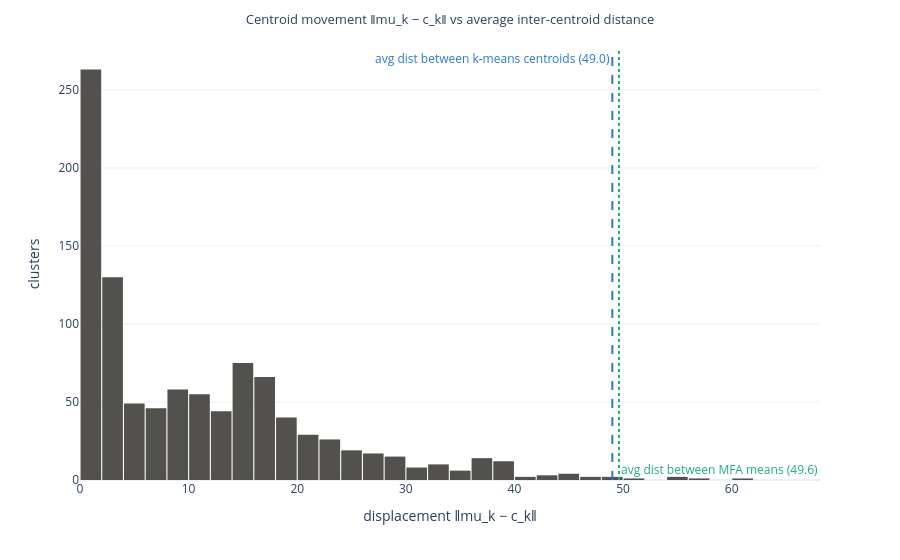
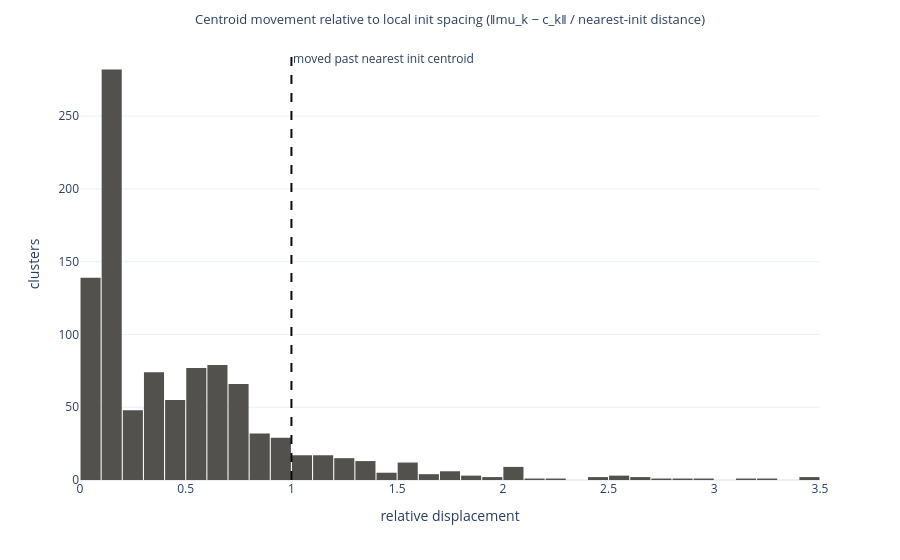
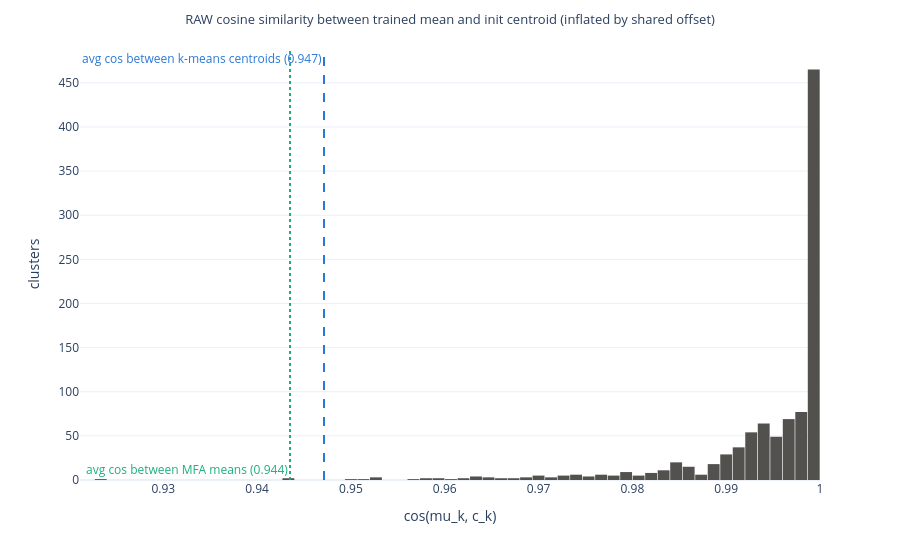
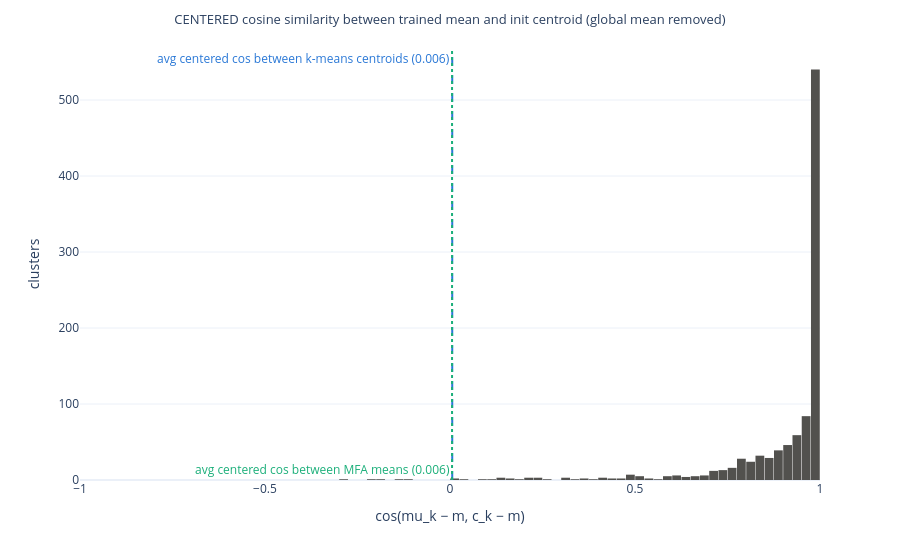

The notebook cell saved with these charts, in order:
### Markdown cell above
**Experiment.** Each MFA mean `mu_k` starts at init centroid `c_k` (verified in
Section 1.1) and is free to move during training. We measure how far each one
went:

- **Displacement** `‖mu_k − c_k‖`, shown raw against a baseline of the average
  pairwise distance *between* centroids (within the k-means set and within the
  MFA means) — movement is only "small" if it is small relative to how far
  centroids are from each other; and a scale-free version dividing by the
  distance from `c_k` to its *nearest other* init centroid — a relative
  displacement > 1 means the mean moved farther than the local inter-centroid
  spacing, i.e. well out of its original Voronoi cell.
- **Cosine similarity** between `mu_k` and `c_k`, in two versions. The **raw**
  cosine is inflated: all activations share a massive offset concentrated in a
  couple of rogue dimensions (the global centroid mean has norm ≈ the centroid
  norms themselves), so even unrelated centroids score ≈0.95. The **centered**
  cosine removes the global mean `m` of the init centroids first,
  `cos(mu_k − m, c_k − m)`, and is the informative one: its cross-centroid
  baseline sits near 0. Both plots carry their own baselines (average pairwise
  cosine between *different* centroids within each set).
- **Nearest-init retention**: is `mu_k` still closer to `c_k` than to any other
  init centroid? Together with the Hungarian check of Section 2, this separates
  "means drifted locally" from "means migrated to other regions".
- **Movement vs membership change**: do clusters whose mean moved most also
  have the lowest assignment Jaccard (Section 2.1)?
- **Neighbour overlap of the centroid clouds** (3.1): for each cluster, how much
  of its k-NN set *among the other centroids* is shared between the init cloud
  and the trained-means cloud — did training preserve the relational layout of
  the centroids, or just their identities?

### Code cell
if not HAVE_MODEL:
    display(Markdown("**Skipped:** missing MFA model files or k-means centroids."))
else:
    from scipy.spatial.distance import cdist

    from dalg.models.mfa import load_mfa

    model = load_mfa(MFA_RUN / "mfa_model.pt", map_location="cpu")
    mu = model.mu.detach().float().cpu().numpy()
    del model
    gc.collect()

    c_init = _centroid_tensor(KMEANS_CENTROIDS).numpy()
    assert mu.shape == c_init.shape, (mu.shape, c_init.shape)

    displacement = np.linalg.norm(mu - c_init, axis=1)

    offdiag = ~np.eye(K, dtype=bool)
    init_pairwise = cdist(c_init, c_init)
    mu_pairwise = cdist(mu, mu)
    avg_dist_km = float(init_pairwise[offdiag].mean())
    avg_dist_mfa = float(mu_pairwise[offdiag].mean())

    np.fill_diagonal(init_pairwise, np.inf)
    nn_init_dist = init_pairwise.min(axis=1)
    rel_displacement = displacement / nn_init_dist

    def _unit(x: np.ndarray) -> np.ndarray:
        return x / np.maximum(np.linalg.norm(x, axis=1, keepdims=True), 1e-12)

    c_unit = _unit(c_init)
    mu_unit = _unit(mu)
    cos_sim = (mu_unit * c_unit).sum(axis=1)
    avg_cos_km = float((c_unit @ c_unit.T)[offdiag].mean())
    avg_cos_mfa = float((mu_unit @ mu_unit.T)[offdiag].mean())

    # raw activations share a massive offset (dominated by a couple of rogue
    # dimensions), which pushes ALL raw cosines toward 1; center by the global
    # mean of the init centroids to expose the informative directions
    global_mean = c_init.mean(axis=0)
    c_cent_unit = _unit(c_init - global_mean)
    mu_cent_unit = _unit(mu - global_mean)
    cos_sim_centered = (mu_cent_unit * c_cent_unit).sum(axis=1)
    avg_cos_km_centered = float((c_cent_unit @ c_cent_unit.T)[offdiag].mean())
    avg_cos_mfa_centered = float((mu_cent_unit @ mu_cent_unit.T)[offdiag].mean())

    nearest_init = cdist(mu, c_init).argmin(axis=1)
    frac_nearest_own_init = float((nearest_init == np.arange(K)).mean())

    move_df = pd.DataFrame(
        {
            "cluster": np.arange(K),
            "displacement": displacement,
            "nn_init_dist": nn_init_dist,
            "rel_displacement": rel_displacement,
            "cos_sim": cos_sim,
            "cos_sim_centered": cos_sim_centered,
            "nearest_own_init": nearest_init == np.arange(K),
        }
    )
    display(move_df[["displacement", "rel_displacement", "cos_sim", "cos_sim_centered"]].describe(percentiles=[0.1, 0.25, 0.5, 0.75, 0.9]))
    print(f"avg pairwise distance between k-means centroids: {avg_dist_km:.1f}")
    print(f"avg pairwise distance between MFA means:         {avg_dist_mfa:.1f}")
    print(f"avg pairwise cosine between k-means centroids:   raw {avg_cos_km:.4f} | centered {avg_cos_km_centered:.4f}")
    print(f"avg pairwise cosine between MFA means:           raw {avg_cos_mfa:.4f} | centered {avg_cos_mfa_centered:.4f}")
    print(f"fraction of trained means still nearest their own init centroid: {frac_nearest_own_init:.3f}")

    if px is not None:
        fig = px.histogram(
            move_df,
            x="displacement",
            nbins=60,
            title="Centroid movement ‖mu_k − c_k‖ vs average inter-centroid distance",
            color_discrete_sequence=[COLOR_NEUTRAL],
            template=PLOT_TEMPLATE,
        )
        fig.add_vline(
            x=avg_dist_km, line_dash="dash", line_color=COLOR_KMEANS,
            annotation_text=f"avg dist between k-means centroids ({avg_dist_km:.1f})",
            annotation_position="top left", annotation_font_color=COLOR_KMEANS,
        )
        fig.add_vline(
            x=avg_dist_mfa, line_dash="dot", line_color=COLOR_MFA,
            annotation_text=f"avg dist between MFA means ({avg_dist_mfa:.1f})",
            annotation_position="bottom right", annotation_font_color=COLOR_MFA,
        )
        fig.update_layout(xaxis_title="displacement ‖mu_k − c_k‖", yaxis_title="clusters", bargap=0.05)
        save_fig(fig, "displacement_hist")
        fig.show()

        fig = px.histogram(
            move_df,
            x="rel_displacement",
            nbins=60,
            title="Centroid movement relative to local init spacing (‖mu_k − c_k‖ / nearest-init distance)",
            color_discrete_sequence=[COLOR_NEUTRAL],
            template=PLOT_TEMPLATE,
        )
        fig.add_vline(x=1.0, line_dash="dash", line_color="#0b0b0b", annotation_text="moved past nearest init centroid")
        fig.update_layout(xaxis_title="relative displacement", yaxis_title="clusters", bargap=0.05)
        save_fig(fig, "rel_displacement_hist")
        fig.show()

        raw_start = float(np.floor(move_df["cos_sim"].min() * 100) / 100)
        fig = px.histogram(
            move_df,
            x="cos_sim",
            title="RAW cosine similarity between trained mean and init centroid (inflated by shared offset)",
            color_discrete_sequence=[COLOR_NEUTRAL],
            template=PLOT_TEMPLATE,
        )
        fig.add_vline(
            x=avg_cos_km, line_dash="dash", line_color=COLOR_KMEANS,
            annotation_text=f"avg cos between k-means centroids ({avg_cos_km:.3f})",
            annotation_position="top left", annotation_font_color=COLOR_KMEANS,
        )
        fig.add_vline(
            x=avg_cos_mfa, line_dash="dot", line_color=COLOR_MFA,
            annotation_text=f"avg cos between MFA means ({avg_cos_mfa:.3f})",
            annotation_position="bottom left", annotation_font_color=COLOR_MFA,
        )
        fig.update_traces(xbins=dict(start=raw_start, end=1.0, size=(1.0 - raw_start) / 60))
        fig.update_layout(xaxis_title="cos(mu_k, c_k)", yaxis_title="clusters", bargap=0.05)
        save_fig(fig, "cos_raw_hist")
        fig.show()

        fig = px.histogram(
            move_df,
            x="cos_sim_centered",
            title="CENTERED cosine similarity between trained mean and init centroid (global mean removed)",
            color_discrete_sequence=[COLOR_NEUTRAL],
            template=PLOT_TEMPLATE,
        )
        fig.add_vline(
            x=avg_cos_km_centered, line_dash="dash", line_color=COLOR_KMEANS,
            annotation_text=f"avg centered cos between k-means centroids ({avg_cos_km_centered:.3f})",
            annotation_position="top left", annotation_font_color=COLOR_KMEANS,
        )
        fig.add_vline(
            x=avg_cos_mfa_centered, line_dash="dot", line_color=COLOR_MFA,
            annotation_text=f"avg centered cos between MFA means ({avg_cos_mfa_centered:.3f})",
            annotation_position="bottom left", annotation_font_color=COLOR_MFA,
        )
        fig.update_traces(xbins=dict(start=-1.0, end=1.0, size=0.025))
        fig.update_layout(xaxis_title="cos(mu_k − m, c_k − m)", yaxis_title="clusters", bargap=0.05, xaxis_range=[-1, 1])
        save_fig(fig, "cos_centered_hist")
        fig.show()

### Figure 1 — Plotly figure (JSON) as saved in the notebook; plotly's stock layout.template omitted (floating-point values rounded to 4 significant figures; data arrays with more than 128 entries replaced by an {"elided": "..."} marker saying what was removed)
{"data": [{"bingroup": "x", "hovertemplate": "displacement=%{x}<br>count=%{y}<extra></extra>", "legendgroup": "", "marker": {"color": "#52514e", "pattern": {"shape": ""}}, "name": "", "nbinsx": 60, "orientation": "v", "showlegend": false, "type": "histogram", "x": {"elided": "1000 float values"}, "xaxis": "x", "yaxis": "y"}], "layout": {"annotations": [{"font": {"color": "#2a78d6"}, "showarrow": false, "text": "avg dist between k-means centroids (49.0)", "x": 49.01, "xanchor": "right", "xref": "x", "y": 1, "yanchor": "top", "yref": "y domain"}, {"font": {"color": "#1baf7a"}, "showarrow": false, "text": "avg dist between MFA means (49.6)", "x": 49.62, "xanchor": "left", "xref": "x", "y": 0, "yanchor": "bottom", "yref": "y domain"}], "bargap": 0.05, "barmode": "relative", "legend": {"tracegroupgap": 0}, "margin": {"t": 48}, "shapes": [{"line": {"color": "#2a78d6", "dash": "dash"}, "type": "line", "x0": 49.01, "x1": 49.01, "xref": "x", "y0": 0, "y1": 1, "yref": "y domain"}, {"line": {"color": "#1baf7a", "dash": "dot"}, "type": "line", "x0": 49.62, "x1": 49.62, "xref": "x", "y0": 0, "y1": 1, "yref": "y domain"}], "title": {"font": {"size": 13}, "text": "Centroid movement ‖mu_k − c_k‖ vs average inter-centroid distance", "x": 0.5}, "xaxis": {"anchor": "y", "domain": [0, 1], "title": {"text": "displacement ‖mu_k − c_k‖"}}, "yaxis": {"anchor": "x", "domain": [0, 1], "title": {"text": "clusters"}}}}

### Figure 2 — Plotly figure (JSON) as saved in the notebook; plotly's stock layout.template omitted (floating-point values rounded to 4 significant figures; data arrays with more than 128 entries replaced by an {"elided": "..."} marker saying what was removed)
{"data": [{"bingroup": "x", "hovertemplate": "rel_displacement=%{x}<br>count=%{y}<extra></extra>", "legendgroup": "", "marker": {"color": "#52514e", "pattern": {"shape": ""}}, "name": "", "nbinsx": 60, "orientation": "v", "showlegend": false, "type": "histogram", "x": {"elided": "1000 float values"}, "xaxis": "x", "yaxis": "y"}], "layout": {"annotations": [{"showarrow": false, "text": "moved past nearest init centroid", "x": 1, "xanchor": "left", "xref": "x", "y": 1, "yanchor": "top", "yref": "y domain"}], "bargap": 0.05, "barmode": "relative", "legend": {"tracegroupgap": 0}, "margin": {"t": 48}, "shapes": [{"line": {"color": "#0b0b0b", "dash": "dash"}, "type": "line", "x0": 1, "x1": 1, "xref": "x", "y0": 0, "y1": 1, "yref": "y domain"}], "title": {"font": {"size": 13}, "text": "Centroid movement relative to local init spacing (‖mu_k − c_k‖ / nearest-init distance)", "x": 0.5}, "xaxis": {"anchor": "y", "domain": [0, 1], "title": {"text": "relative displacement"}}, "yaxis": {"anchor": "x", "domain": [0, 1], "title": {"text": "clusters"}}}}

### Figure 3 — Plotly figure (JSON) as saved in the notebook; plotly's stock layout.template omitted (floating-point values rounded to 4 significant figures; data arrays with more than 128 entries replaced by an {"elided": "..."} marker saying what was removed)
{"data": [{"bingroup": "x", "hovertemplate": "cos_sim=%{x}<br>count=%{y}<extra></extra>", "legendgroup": "", "marker": {"color": "#52514e", "pattern": {"shape": ""}}, "name": "", "orientation": "v", "showlegend": false, "type": "histogram", "x": {"elided": "1000 float values"}, "xaxis": "x", "xbins": {"end": 1, "size": 0.001333, "start": 0.92}, "yaxis": "y"}], "layout": {"annotations": [{"font": {"color": "#2a78d6"}, "showarrow": false, "text": "avg cos between k-means centroids (0.947)", "x": 0.9471, "xanchor": "right", "xref": "x", "y": 1, "yanchor": "top", "yref": "y domain"}, {"font": {"color": "#1baf7a"}, "showarrow": false, "text": "avg cos between MFA means (0.944)", "x": 0.9435, "xanchor": "right", "xref": "x", "y": 0, "yanchor": "bottom", "yref": "y domain"}], "bargap": 0.05, "barmode": "relative", "legend": {"tracegroupgap": 0}, "margin": {"t": 48}, "shapes": [{"line": {"color": "#2a78d6", "dash": "dash"}, "type": "line", "x0": 0.9471, "x1": 0.9471, "xref": "x", "y0": 0, "y1": 1, "yref": "y domain"}, {"line": {"color": "#1baf7a", "dash": "dot"}, "type": "line", "x0": 0.9435, "x1": 0.9435, "xref": "x", "y0": 0, "y1": 1, "yref": "y domain"}], "title": {"font": {"size": 13}, "text": "RAW cosine similarity between trained mean and init centroid (inflated by shared offset)", "x": 0.5}, "xaxis": {"anchor": "y", "domain": [0, 1], "title": {"text": "cos(mu_k, c_k)"}}, "yaxis": {"anchor": "x", "domain": [0, 1], "title": {"text": "clusters"}}}}

### Figure 4 — Plotly figure (JSON) as saved in the notebook; plotly's stock layout.template omitted (floating-point values rounded to 4 significant figures; data arrays with more than 128 entries replaced by an {"elided": "..."} marker saying what was removed)
{"data": [{"bingroup": "x", "hovertemplate": "cos_sim_centered=%{x}<br>count=%{y}<extra></extra>", "legendgroup": "", "marker": {"color": "#52514e", "pattern": {"shape": ""}}, "name": "", "orientation": "v", "showlegend": false, "type": "histogram", "x": {"elided": "1000 float values"}, "xaxis": "x", "xbins": {"end": 1, "size": 0.025, "start": -1}, "yaxis": "y"}], "layout": {"annotations": [{"font": {"color": "#2a78d6"}, "showarrow": false, "text": "avg centered cos between k-means centroids (0.006)", "x": 0.006049, "xanchor": "right", "xref": "x", "y": 1, "yanchor": "top", "yref": "y domain"}, {"font": {"color": "#1baf7a"}, "showarrow": false, "text": "avg centered cos between MFA means (0.006)", "x": 0.005546, "xanchor": "right", "xref": "x", "y": 0, "yanchor": "bottom", "yref": "y domain"}], "bargap": 0.05, "barmode": "relative", "legend": {"tracegroupgap": 0}, "margin": {"t": 48}, "shapes": [{"line": {"color": "#2a78d6", "dash": "dash"}, "type": "line", "x0": 0.006049, "x1": 0.006049, "xref": "x", "y0": 0, "y1": 1, "yref": "y domain"}, {"line": {"color": "#1baf7a", "dash": "dot"}, "type": "line", "x0": 0.005546, "x1": 0.005546, "xref": "x", "y0": 0, "y1": 1, "yref": "y domain"}], "title": {"font": {"size": 13}, "text": "CENTERED cosine similarity between trained mean and init centroid (global mean removed)", "x": 0.5}, "xaxis": {"anchor": "y", "domain": [0, 1], "range": [-1, 1], "title": {"text": "cos(mu_k − m, c_k − m)"}}, "yaxis": {"anchor": "x", "domain": [0, 1], "title": {"text": "clusters"}}}}
